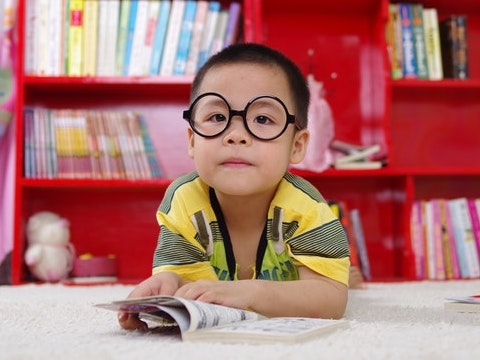
#> input picture 08_Week08/data/images/boy.jpg, 480 x 360 px, given in place of glasses_4.jpg, which was not available
$ jupyter execute --allow-errors 2_Image_Classification_HOG_SVM.ipynb   (shell and % lines are left out)   (text cells are left out)
#> lines starting #> are read from the running program, lines starting #| are printed output that depends on the picture; pictures that were not available may be replaced by others from this repository, and a replacement may not be noted
### 08_Week08/ScriptFiles/cropEyeRegion.py
import cv2
import numpy as np

face_cascade = cv2.CascadeClassifier('./data/models/haarcascade_frontalface_default.xml')

def getCroppedEyeRegion(targetImage):

    targetImageGray = cv2.cvtColor(targetImage, cv2.COLOR_BGR2GRAY)

    faces = face_cascade.detectMultiScale(targetImageGray,1.3,5)
    x,y,w,h = faces[0]

    face_roi = targetImage[y:y+h,x:x+w]
    face_height,face_width = face_roi.shape[:2]

    # Apply a heuristic formula for getting the eye region from face
    eyeTop = int(1/6.0*face_height)
    eyeBottom = int(3/6.0*face_height)
    print("Eye Height between : {},{}".format(eyeTop,eyeBottom))

    eye_roi = face_roi[eyeTop:eyeBottom,:]

    # Resize the eye region to a fixed size of 96x32
    cropped = cv2.resize(eye_roi,(96, 32), interpolation = cv2.INTER_CUBIC)

    return cropped

### 08_Week08/NoteBooks/2_Image_Classification_HOG_SVM.ipynb
[cell 1]
import cv2
import numpy as np
from cropEyeRegion import getCroppedEyeRegion
import matplotlib.pyplot as plt
from dataPath import DATA_PATH
import os

[cell 2]
import matplotlib
matplotlib.rcParams['figure.figsize'] = (10.0,10.0)
matplotlib.rcParams['image.cmap'] = 'gray'

[cell 3]
predictions2Label = {0: "No Glasses", 1: "With Glasses"}

[cell 4]
# Path1 is class 0 and Path2 is class 1
path1 = DATA_PATH + 'images/glassesDataset/cropped_withoutGlasses2'
path2 = DATA_PATH + 'images/glassesDataset/cropped_withGlasses2'

[cell 5]
def getTrainTest(path, class_val, test_fraction = 0.2):
  testData = []
  trainData = []
  trainLabels = []
  testLabels = []
  inputDir = os.path.expanduser(path)

  # Get images from the directory and find number of train
  # and test samples
  if os.path.isdir(inputDir):
    images = os.listdir(inputDir)
    images.sort()
    nTest = int(len(images) * test_fraction)

  for counter, img in enumerate(images):

    im = cv2.imread(os.path.join(inputDir, img))
    # Add nTest samples to testing data
    if counter < nTest:
      testData.append(im)
      testLabels.append(class_val)
    else:
      # Add nTrain samples to training data
      trainData.append(im)
      trainLabels.append(class_val)

  return trainData, trainLabels, testData, testLabels

[cell 6]
def svmInit(C, gamma):
  model = cv2.ml.SVM_create()
  model.setGamma(gamma)
  model.setC(C)
  model.setKernel(cv2.ml.SVM_RBF)
  model.setType(cv2.ml.SVM_C_SVC)

  return model

[cell 7]
def svmTrain(model, samples, responses):
  model.train(samples, cv2.ml.ROW_SAMPLE, responses)
  return model

[cell 8]
def svmPredict(model, samples):
  return model.predict(samples)[1].ravel()

[cell 9]
def svmEvaluate(model, samples, labels):
  predictions = svmPredict(model, samples)
  accuracy = (labels == predictions).mean()
  print('Percentage Accuracy: %.2f %%' % (accuracy * 100))
  return accuracy

[cell 10]
def prepareData(data):
  featureVectorLength = len(data[0])
  features = np.float32(data).reshape(-1, featureVectorLength)
  return features

[cell 11]
def computeHOG(hog, data):

  hogData = []
  for image in data:
    hogFeatures = hog.compute(image)
    hogData.append(hogFeatures)

  return hogData

[cell 12]
# Initialize hog parameters
winSize = (96, 32)
blockSize = (8, 8)
blockStride = (8, 8)
cellSize = (4, 4)
nbins = 9
derivAperture = 0
winSigma = 4.0
histogramNormType = 1
L2HysThreshold = 2.0000000000000001e-01
gammaCorrection = 1
nlevels = 64

hog = cv2.HOGDescriptor(winSize, blockSize, blockStride, cellSize,
                      nbins,derivAperture, winSigma,
                      histogramNormType,L2HysThreshold,
                      gammaCorrection, nlevels, 1)

#> (a cell that did not finish here is left out)

#> (a cell that did not finish here is left out)

[cell 15]
###########  SVM Training  ##############
model = svmInit(C=2.5, gamma=0.02)  # C = 0.1, gamma 10 for
#linear kernel
#> (the rest of this cell did not finish here and is left out)

#> (a cell that did not finish here is left out)

[cell 17]
# Perform for a separate test image
filename = DATA_PATH + "images/glassesDataset/glasses_4.jpg"
testImage = cv2.imread(filename)
#> testImage is the input picture: shape (360, 480, 3); mean B, G, R 111.8, 115.3, 174.3
#> (the rest of this cell did not finish here and is left out)

#> in getCroppedEyeRegion, `targetImageGray = cv2.cvtColor(targetImage, cv2.COLOR_BGR2GRAY)`:
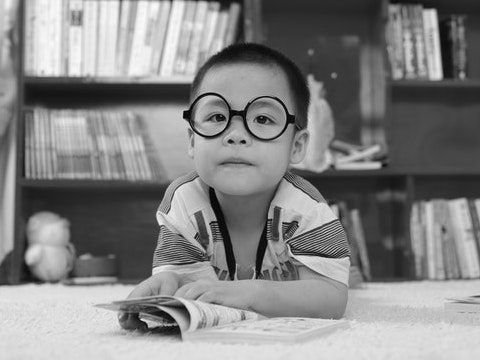
#> targetImageGray: shape (360, 480); min 2, max 252, mean 132.5
#> in getCroppedEyeRegion, `faces = face_cascade.detectMultiScale(targetImageGray,1.3,5)`: faces = ()
testHOG = computeHOG(hog, np.array([cropped]))
testFeatures = prepareData(testHOG)
predictions = svmPredict(savedModel, testFeatures)
print("Prediction = {}"
      .format(predictions2Label[int(predictions[0])]))

[cell 18]
plt.figure(figsize=(12,12))
plt.subplot(1,2,1)
plt.imshow(testImage[:,:,::-1])
plt.subplot(1,2,2)
#> (the rest of this cell did not finish here and is left out)

[cell 19]
# Perform for a separate test image
filename = DATA_PATH + "images/glassesDataset/no_glasses1.jpg"
testImage = cv2.imread(filename)
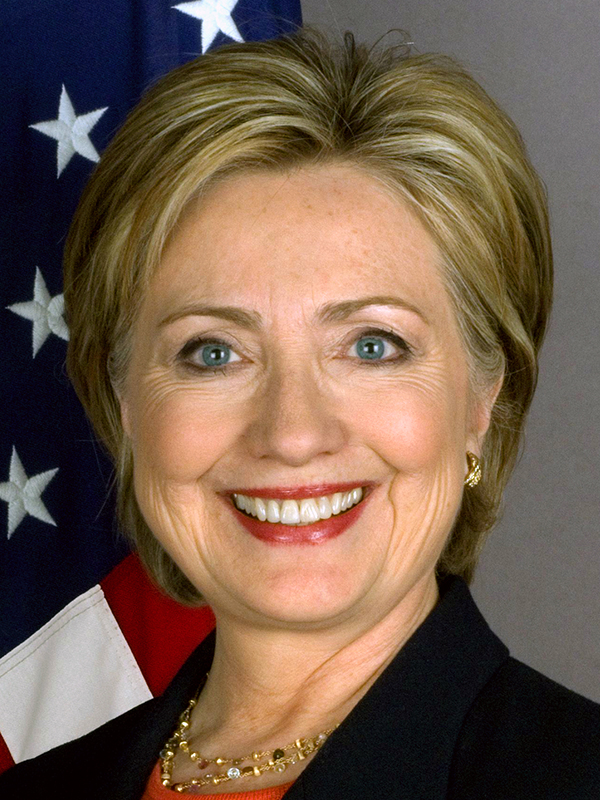
#> input picture 08_Week08/data/images/hillary_clinton.jpg, 600 x 800 px, given in place of no_glasses1.jpg, which was not available
#> testImage is the input picture: shape (800, 600, 3); mean B, G, R 77, 93.4, 115.7
cropped = getCroppedEyeRegion(testImage)
#> in getCroppedEyeRegion (call 2), `targetImageGray = cv2.cvtColor(targetImage, cv2.COLOR_BGR2GRAY)`:
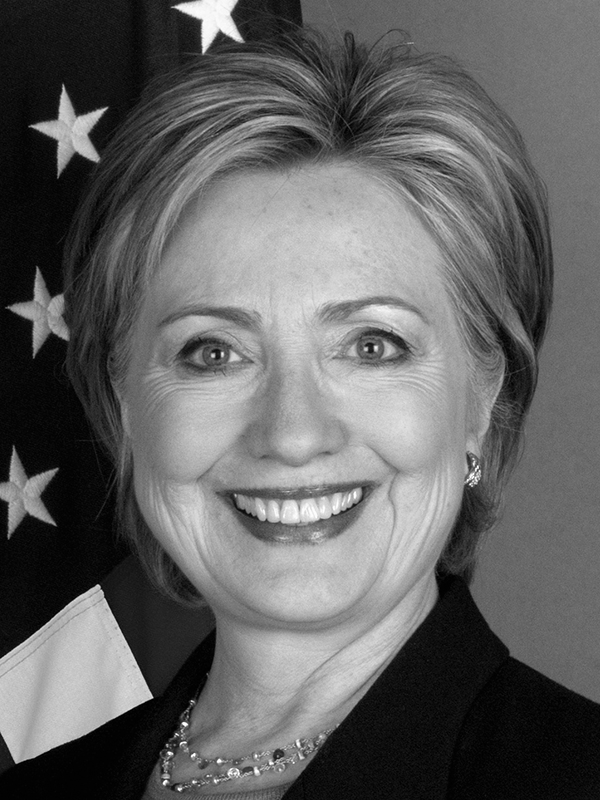
#> targetImageGray: shape (800, 600); min 0, max 255, mean 98.2
#> in getCroppedEyeRegion (call 2), `faces = face_cascade.detectMultiScale(targetImageGray,1.3,5)`: faces = [[77, 184, 441, 441]]
#> in getCroppedEyeRegion (call 2), `x,y,w,h = faces[0]`: x = 77; y = 184; w = 441
#> in getCroppedEyeRegion (call 2), `face_roi = targetImage[y:y+h,x:x+w]`:
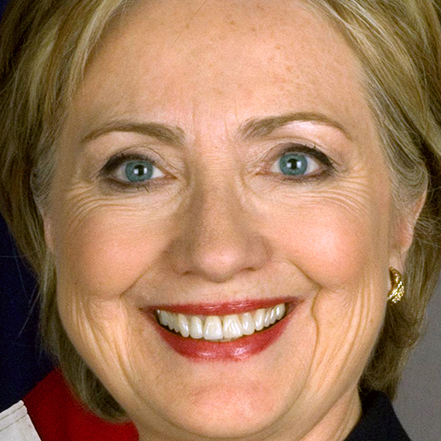
#> face_roi: shape (441, 441, 3); mean B, G, R 93.3, 123.6, 164.4
#| Eye Height between : 73,220
#> in getCroppedEyeRegion (call 2), `eye_roi = face_roi[eyeTop:eyeBottom,:]`:
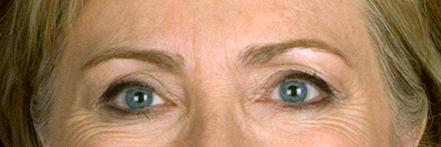
#> eye_roi: shape (147, 441, 3); mean B, G, R 98.6, 130.3, 166.8
#> in getCroppedEyeRegion (call 2), `cropped = cv2.resize(eye_roi,(96, 32), interpolation = cv2.INTER_CUBIC)`:
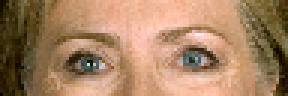
#> cropped: shape (32, 96, 3) (shown 3 times larger); mean B, G, R 98.7, 130.4, 166.9
testHOG = computeHOG(hog, np.array([cropped]))
#> the loop in computeHOG, `for image in data:` made 1 pass
#> after the loop in computeHOG, `for image in data:`: hogData = 1 item
#> testHOG = 1 item
testFeatures = prepareData(testHOG)
#> in prepareData, `featureVectorLength = len(data[0])`: featureVectorLength = 1728
#> (the rest of this cell did not finish here and is left out)

[cell 20]
plt.figure(figsize=(12,12))
plt.subplot(1,2,1)
plt.imshow(testImage[:,:,::-1])
plt.subplot(1,2,2)
plt.imshow(cropped[:,:,::-1])
plt.show()
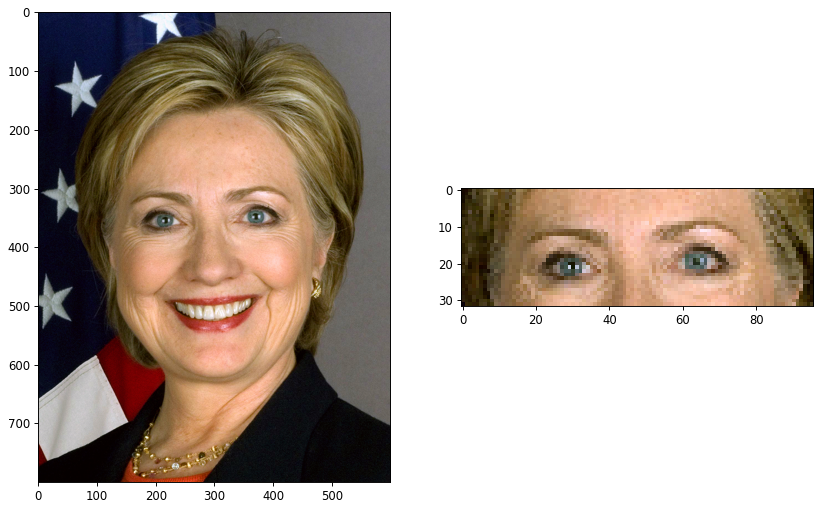
#> figure drawn by matplotlib, 2 panels
